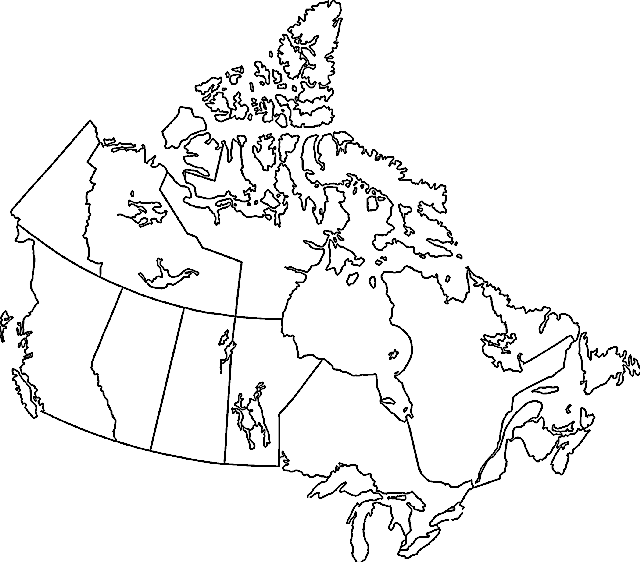
#> input picture asn1/images/canada.bmp, 640 x 562 px
$ jupyter execute MyGraphCuts.ipynb   (shell and % lines are left out)   (older library calls are emulated)
#> lines starting #> are read from the running program, lines starting #| are printed output that depends on the picture
#> further down, img is the input picture: shape (562, 640, 3); min 0, max 255, mean 239.9
### asn1/asg1.py
import numpy as np
import matplotlib as mpl
import matplotlib.pyplot as plt

class Figure:
    default_figsize_inches=(8,8)
    motion_notify_throttle_timer_interval = 100
    left_button = 1
    middle_button = 2
    right_button = 3

    def __init__(self):
        self.mouse_down_handler = None
        self.mouse_up_handler = None
        self.mouse_over_handler = None
        self.mouse_wheel_handler = None
        self.key_down_handler = None
        self.key_up_handler = None

        fig,ax = plt.subplots(figsize=Figure.default_figsize_inches)
        self.fig = fig
        self.ax = ax

        fig.canvas.mpl_connect('button_press_event', self.on_button_press)
        fig.canvas.mpl_connect('button_release_event', self.on_button_release)
        fig.canvas.mpl_connect('motion_notify_event', self.on_motion_notify)
        fig.canvas.mpl_connect('scroll_event', self.on_scroll)
        fig.canvas.mpl_connect('key_press_event', self.on_key_press)
        fig.canvas.mpl_connect('key_release_event', self.on_key_release)

        ax.set_axis_off()

        motion_notify_throttle_timer = fig.canvas.new_timer(interval=self.motion_notify_throttle_timer_interval)
        motion_notify_throttle_timer.add_callback(self.on_motion_notify_throttled)
        motion_notify_throttle_timer.single_shot = True

        self.motion_notify_throttle_timer = motion_notify_throttle_timer
        self.motion_notify_throttle_timer_started = False
        self.motion_notify_args = None

        self.views = dict()
        self.last_used_view_id = 0

    def set_title(self, title):
        self.fig.suptitle(title)

    def set_image(self, img):
        self.img = self.ax.imshow(img, cmap='gray')
        self.ax.autoscale(False)

    def set_mouse_down_handler(self, handler):
        self.mouse_down_handler = handler

    def set_mouse_up_handler(self, handler):
        self.mouse_up_handler = handler

    def set_mouse_over_handler(self, handler):
        self.mouse_over_handler = handler

    def set_mouse_wheel_handler(self, handler):
        self.mouse_wheel_handler = handler

    def set_key_down_handler(self, handler):
        self.key_down_handler = handler

    def set_key_up_handler(self, handler):
        self.key_up_handler = handler

    def create_mask_view(self, colors, fill_value):
        levels = range(len(colors))
        cmap, norm = mpl.colors.from_levels_and_colors(levels, colors, extend='max')
        mask_size = self.img.get_size()
        mask_data = np.full(mask_size, fill_value, dtype='uint8')
        mask_view = self.ax.imshow(mask_data, cmap=cmap, norm=norm)
        mask_view_id = self.register_view(mask_view)
        return mask_view_id

    # [8 lines left out: function set_mask_view_data, not called in this run]


    def create_circle_view(self, x, y, radius, color):
        circle_view = plt.Circle((x, y), radius, color=color, fill=False)
        self.ax.add_artist(circle_view)
        circle_view_id = self.register_view(circle_view)
        return circle_view_id

    # [29 lines left out: functions set_circle_view_data, create_polyline_view, set_polyline_view_data, remove_view, remove_views, not called in this run]

    def draw(self):
        self.fig.canvas.draw()

    def show(self):
        plt.show()

    def register_view(self, view):
        new_view_id = self.last_used_view_id + 1
        self.views[new_view_id] = view
        self.last_used_view_id = new_view_id
        return new_view_id

    def raise_mouse_down(self, e):
        if not self.mouse_down_handler is None:
            self.mouse_down_handler(e)

    def raise_mouse_up(self, e):
        if not self.mouse_up_handler is None:
            self.mouse_up_handler(e)

    def raise_mouse_over(self, e):
        if not self.mouse_over_handler is None:
            self.mouse_over_handler(e)

    def raise_mouse_wheel(self, e):
        if not self.mouse_wheel_handler is None:
            self.mouse_wheel_handler(e)

    def raise_key_down(self, e):
        if not self.key_down_handler is None:
            self.key_down_handler(e)

    def raise_key_up(self, e):
        if not self.key_up_handler is None:
            self.key_up_handler(e)

    def is_over_image(self, e):
        return (not self.img is None) and e.inaxes == self.img.axes

    def on_button_press(self, e):
        if (self.is_over_image(e)):
            self.raise_mouse_down(e)

    def on_button_release(self, e):
        if (self.is_over_image(e)):
            self.raise_mouse_up(e)

    # [6 lines left out: function on_motion_notify, not called in this run]

    def on_motion_notify_throttled(self):
        self.raise_mouse_over(self.motion_notify_args)
        self.motion_notify_throttle_timer_started = False

    def on_scroll(self, e):
        if (self.is_over_image(e)):
            self.raise_mouse_wheel(e)

    def on_key_press(self, e):
        self.raise_key_down(e)

    def on_key_release(self, e):
        self.raise_key_up(e)

class MaskBuilder:
    def __init__(self, num_rows, num_cols, fill_value):
        self.mask = np.full((num_rows, num_cols), fill_value, dtype='uint8')
        self.meshgrid = np.ogrid[:num_rows, :num_cols]

    def add_point(self, x, y, fill_value):
        self.mask[y, x] = fill_value

    # [5 lines left out: function add_disk, not called in this run]

    def get_value_at(self, x, y):
        return self.mask[y,x]

    def get_mask(self):
        return self.mask

class GraphCutsPresenter:
    bgr_seed_color = (1, 0, 0, 1)
    obj_seed_color = (0, 0, 1, 1)
    bgr_label_color = (1, 0, 0, 0.5)
    obj_label_color = (0, 0, 1, 0.5)
    none_color = (0, 0, 0, 0)
    circle_around_cursor_color = (0, 0, 0, 1)

    disk_radius = 10
    max_disk_radius = 25
    min_disk_radius = 3

    def __init__(self, img, alg):
        self.img = img
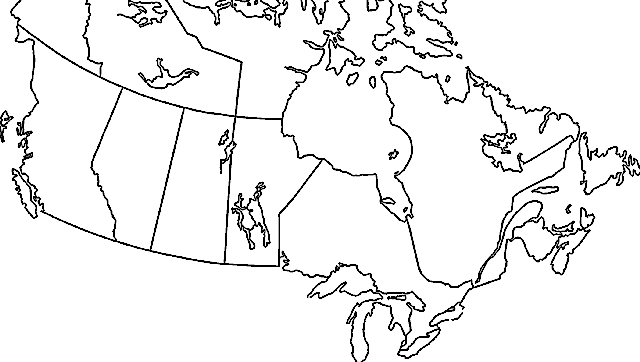
#> self.img: shape (362, 640, 3); min 0, max 255, mean 239.3
        self.alg = alg
        self.bgr_value = alg.bgr_value
        self.obj_value = alg.obj_value
        self.none_value = alg.none_value
        self.circle_view_ids = []

        num_rows = self.img.shape[0]
#> num_rows = 362
        num_cols = self.img.shape[1]
#> num_cols = 640

        self.label_mask_builder = MaskBuilder(num_rows, num_cols, self.none_value)
        self.seed_mask_builder = MaskBuilder(num_rows, num_cols, self.none_value)

    def connect_figure(self, fig):
        self.fig = fig
        fig.set_title('Graph Cuts')
        fig.set_image(self.img)
        fig.set_mouse_down_handler(self.on_mouse_down)
        fig.set_mouse_up_handler(self.on_mouse_up)
        fig.set_mouse_over_handler(self.on_mouse_over)
        fig.set_mouse_wheel_handler(self.on_mouse_wheel)

        label_mask_colors = (self.bgr_label_color, self.obj_label_color, self.none_color)
        self.label_mask_view_id = fig.create_mask_view(label_mask_colors, self.none_value)
#> in create_mask_view, `mask_size = self.img.get_size()`: mask_size = (362, 640)
#> in create_mask_view, `mask_data = np.full(mask_size, fill_value, dtype='uint8')`: mask_data: shape (362, 640); every value is 2
#> in create_mask_view, `mask_view_id = self.register_view(mask_view)`: mask_view_id = 1
#> self.label_mask_view_id = 1

        seed_mask_colors = (self.bgr_seed_color, self.obj_seed_color, self.none_color)
        self.seed_mask_view_id = fig.create_mask_view(seed_mask_colors, self.none_value)
#> self.seed_mask_view_id = 2

        self.mask_value = self.none_value

        self.circle_around_cursor_view = fig.create_circle_view(-self.disk_radius, -self.disk_radius, self.disk_radius, self.circle_around_cursor_color)

        self.fig.draw()

    # [63 lines left out: functions on_mouse_down, on_mouse_up, on_mouse_over, on_mouse_wheel, add_disk_to_seed_mask, get_circle_color, not called in this run]

    def set_circle_around_cursor(self, sx, sy):
        self.fig.set_circle_view_data(self.circle_around_cursor_view, sx, sy, self.disk_radius)
        self.fig.draw()

class PolylineBuilder:
    def __init__(self):
        self.xs = []
        self.ys = []

    def add_points(self, xs, ys):
        self.xs.extend(xs)
        self.ys.extend(ys)

    def empty(self):
        return len(self.xs) == 0

    # [9 lines left out: functions get_starting_point, get_ending_point, not called in this run]

    def get_polyline_xs(self):
        return self.xs

    def get_polyline_ys(self):
        return self.ys

class LiveWirePresenter:
    contour_polyline_color = 'blue'
    path_polyline_color = 'red'

    # [62 lines left out: functions __init__, connect_figure, on_mouse_down, on_mouse_over, add_points_to_contour_polyline, not called in this run]

class RegionGrowingPresenter:
    # [23 lines left out: functions __init__, connect_figure, on_mouse_down, not called in this run]

from matplotlib.colors import colorConverter, cnames

class KmeansPresenter:
    # [75 lines left out: functions __init__, connect_figure, set_colors, on_key_down, not called in this run]

### asn1/MyGraphCuts.ipynb
[cell 1]
# loading standard modules
import numpy as np
import matplotlib.pyplot as plt
import maxflow
from skimage import img_as_ubyte
from skimage.color import rgb2grey
# loading custom module (requires file asg1.py in the same directory as the notebook file)
from asg1 import Figure, GraphCutsPresenter

[cell 2]
class MyGraphCuts:
    bgr_value = 0
    obj_value = 1
    none_value = 2

    def __init__(self, img):
        self.fig = Figure()
        self.pres = GraphCutsPresenter(img, self)
        self.pres.connect_figure(self.fig)

        self.num_rows = img.shape[0]
#> self.num_rows = 362
        self.num_cols = img.shape[1]
#> self.num_cols = 640

    def run(self):
        self.fig.show()
#> in show, `plt.show()`:
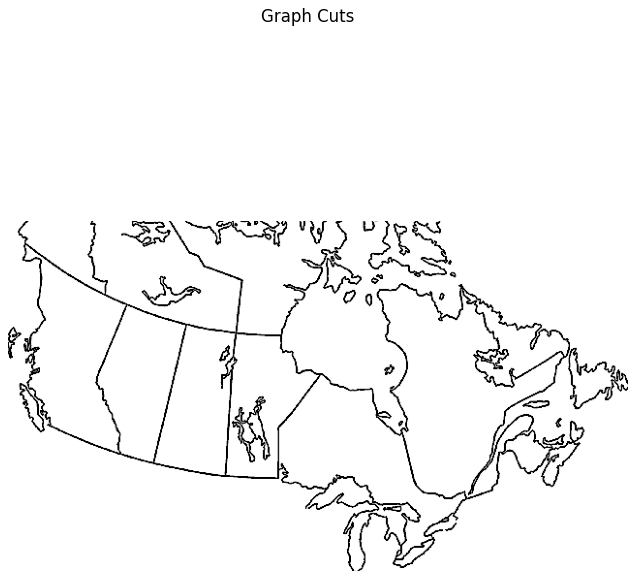
#> figure drawn by matplotlib, 1 panel

    def compute_labels(self, seed_mask):
        num_rows = self.num_rows
        num_cols = self.num_cols

        # +---------+---------+
        # |         |         |
        # |   bgr   |  none   |
        # |         |         |
        # +---------+---------+
        # |         |         |
        # |  none   |   obj   |
        # |         |         |
        # +---------+---------+
        label_mask = np.full((num_rows, num_cols), self.none_value, dtype='uint8')
        label_mask[:num_rows // 2, :num_cols // 2] = self.bgr_value
        label_mask[num_rows // 2:, num_cols // 2:] = self.obj_value

        return label_mask

### Notes about the basic graph cut interface:
1. To provide the regional hard constraints (seeds) for object and background segments use left and right mouse clicks (mouse dragging works somewhat too). Use mouse wheel to change the brush size.
2. The seed mask is built by the "GraphCutsPresenter". Each mouse release activates "on_mouse_up" function of the presenter, which asks the linked MyGraphCuts object to "compute_labels" for all pixels
based on the provided seed mask.
3. You should use "PyMaxflow" library (already imported into this notebook if you ran the second cell) to build a weighted graph and to compute a minimum s/t cut defining all pixel labels from the seeds as explain in topic 5.

[cell 3]
img = plt.imread('images/canada.bmp')
app = MyGraphCuts(img[200:800,:800])
app.run()
